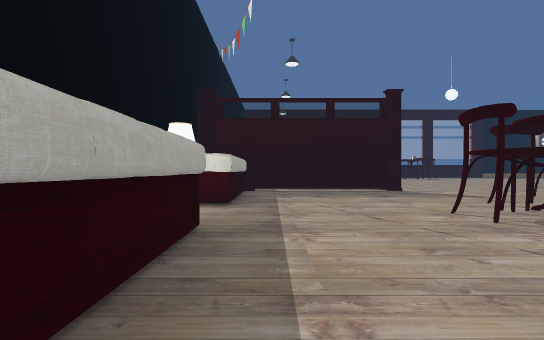
View 1 (above)

24 first-person views from a walk through a 3-D level made in the Unity game engine. The camera is 1.3 m above the floor, looks level and sees 85° across. The floor is counted in squares, 2 m on a side. Each view is taken from the middle of a square. On the plan, view 1 faces up. The plan holds only what a view shows up to about 9 squares ahead; the rest is blank. The place goes on beyond the plan. The player character is not drawn. Some surface patterns are stand-ins.

View 2
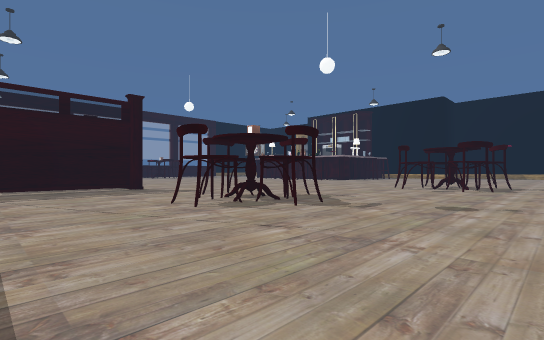

View 3
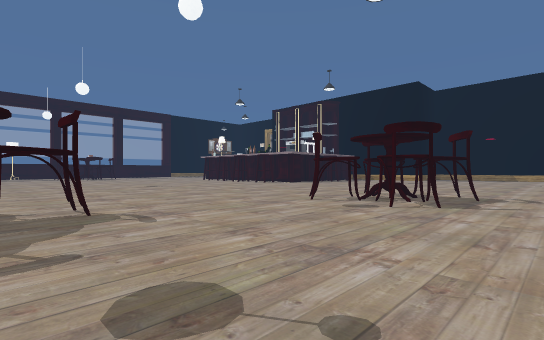

View 4
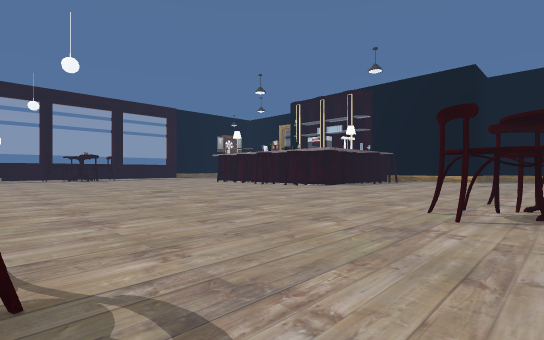

View 5
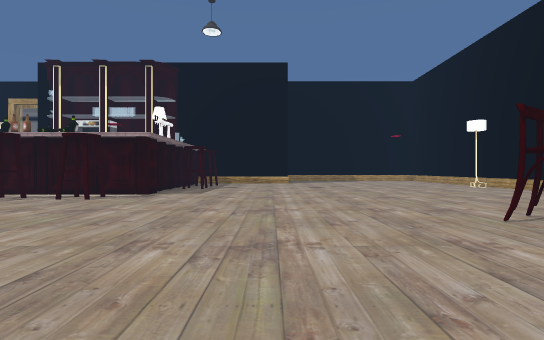

View 6
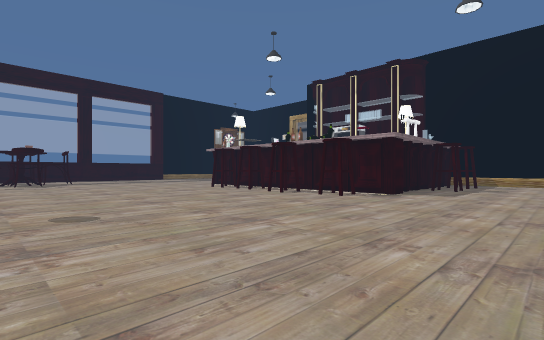

View 7
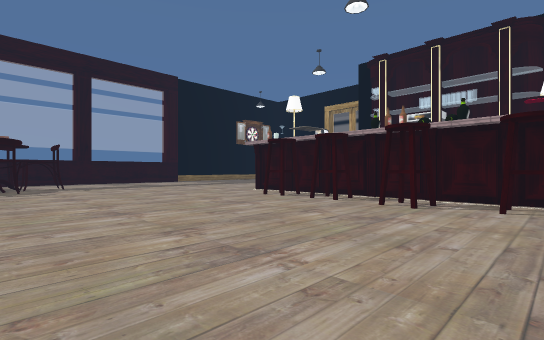

View 8
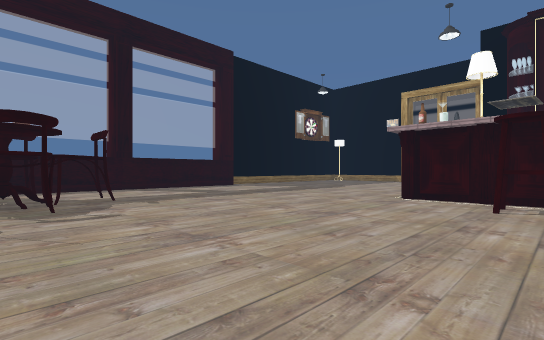

View 9
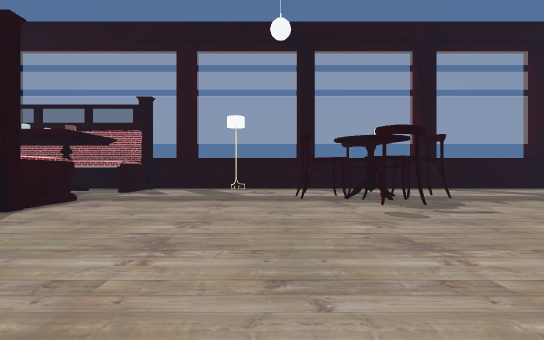

View 10
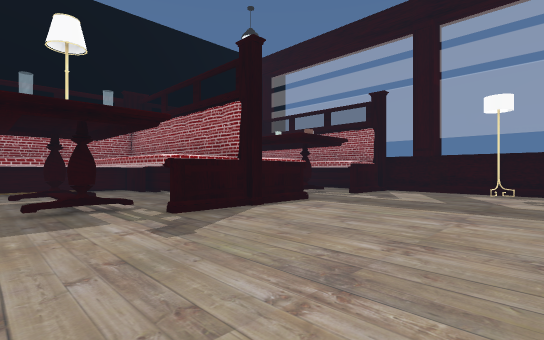

View 11
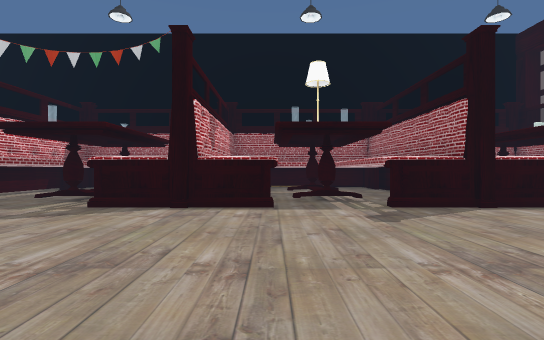

View 12
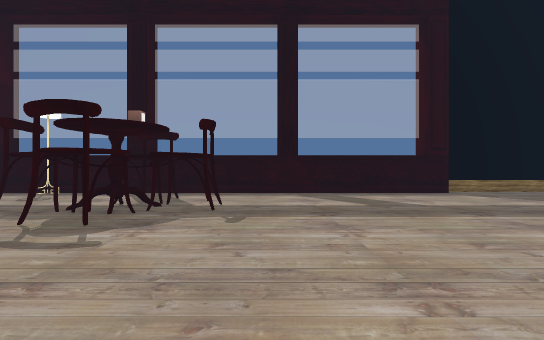

View 13
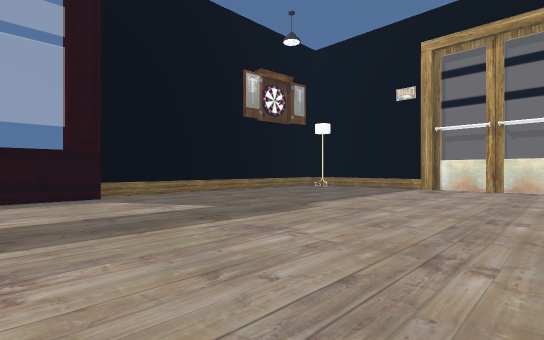

View 14
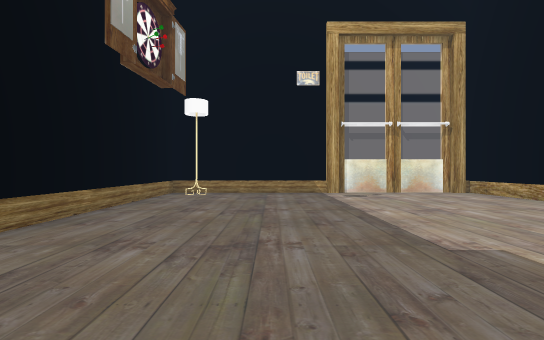

View 15
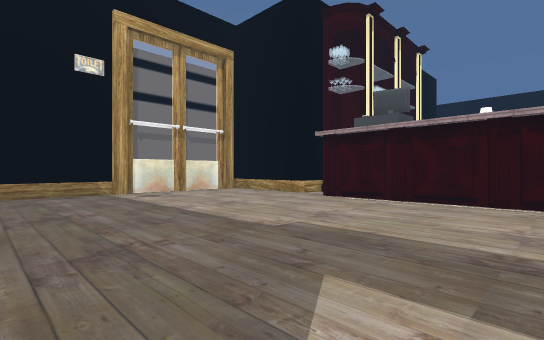

View 16
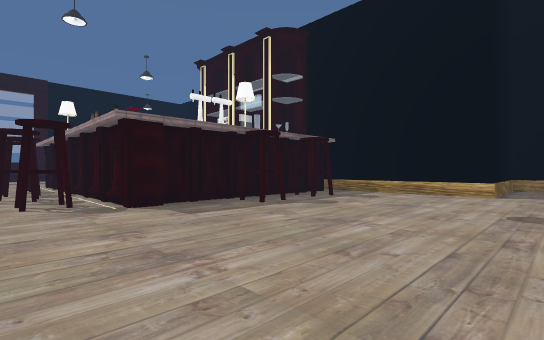

View 17
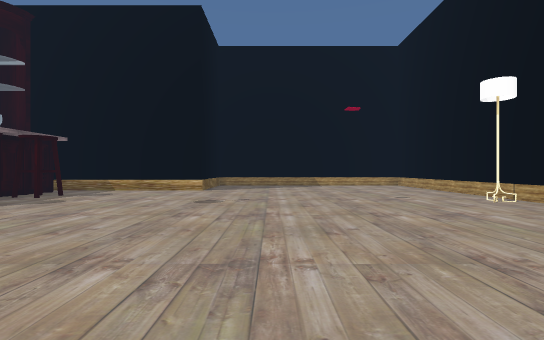

View 18
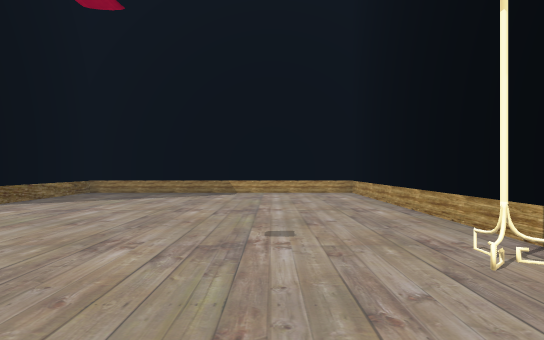

View 19
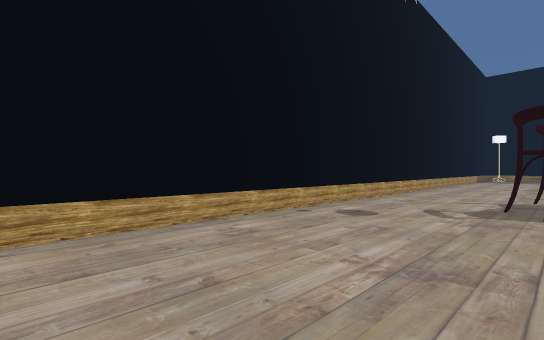

View 20
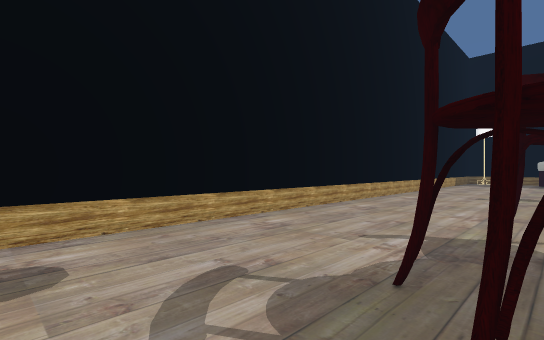

View 21
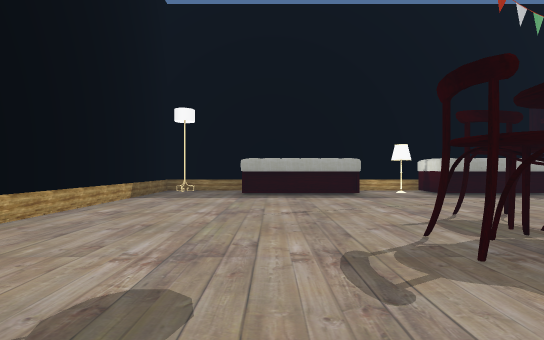

View 22
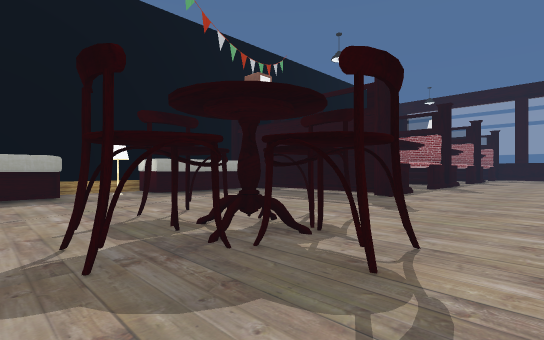

View 23
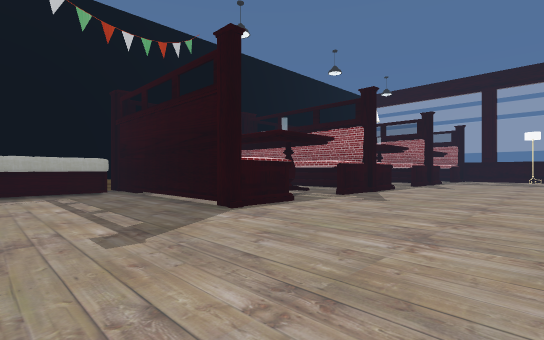

View 24
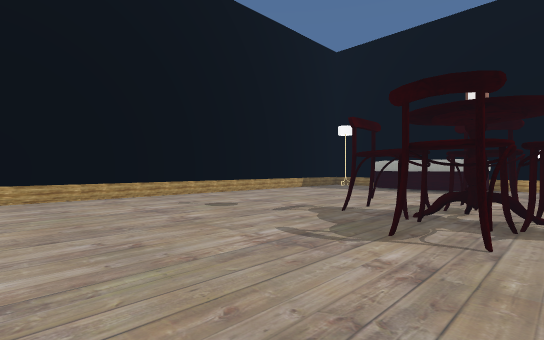

### Floor plan
Points are (right, up) in squares from view 1. A wall is a line through its corners. A room is listed if a view was taken in it or the views show most of it. See-through windows are left out.
Room 1 (views 1, 2, 3, 4, 5, 6, 7, 8, 9, 10, 11, 12, 13, 14, 15, 16, 17, 18, 19, 20, 21, 22, 23, 24)
walls: (17.5, 9.1) (16.9, 9.1) (16.9, 17.8); (3.8, 10.9) (3.8, 9.4); (4, 9.1) (-1.6, 9.1); (18.2, 17.7) (22.5, 17.7); (3.8, 16) (3.8, 12.7) (2.3, 12.7); (4.4, 4.6) (4.6, 4) (4, 4.1); (4.6, 4.2) (4.7, 3.7); (4.5, 4.1) (3.9, 4); (4.5, 4.1) (4.2, 3.9); (22.8, 9.5) (17.5, 9.5); (10.4, 21.9) (9.8, 22); (10.4, 21.9) (9.8, 21.9); (10.4, 22) (10, 22); (10.6, 22.1) (10.1, 21.8); (3.9, 20.1) (3.8, 19.4); (23.4, 17.3) (26.5, 17.3) (26.5, 25.8) (18, 25.8); (-0.8, 8.5) (-0.8, 5.4) (-2, 5.4); (-0.9, 8.6) (-0.9, 5.4); (-0.6, 7) (-0.8, 5.9); (3.8, 21.4) (3.8, 18) (2.1, 18); (-0.8, 5.2) (-1.6, 5.2); (-0.7, 3.4) (-0.7, 1.7); (-0.9, 3.3) (-0.9, 0.2); (-0.7, 2.9) (-0.9, 2.2); (-2.3, 5.4) (-2.3, 3.5); (18, 25.4) (4.6, 25.4); (-0.6, 1.8) (-0.8, 1.3) (-0.5, 0.8); (-0.6, 1.8) (-0.8, 0.7); (20.4, -2.3) (26.5, -2.3) (26.5, 5.2) (23.4, 5.2) (23.4, 8.4); (-0.8, 1.8) (-0.6, 0.7); (3.8, 24.5) (3.8, 23.4); (-1.4, -2.3) (17.9, -2.3)
low walls: (4.5, 4.1) (4, 3.9); (10.5, 21.5) (10.4, 21.9); (10.6, 22.1) (9.8, 21.8)
ways out: opening at (23, 17)
objects: lamp (-2, -2); lamp (-1, 5); chair (3, 4); chair (4, 3) to (5, 3); chair (4, 5) to (5, 5); chair (5, 4) to (6, 4); lamp (7, 25); chair (9, 22); chair (10, 21) to (11, 21); chair (10, 23) to (11, 23); chair (11, 1); chair (11, 3); chair (11, 22) to (12, 22); chair (12, 1) to (13, 1); chair (12, 2) to (13, 3); chair (16, 10); chair (16, 12); chair (16, 14); chair (16, 15); chair (19, 9); lamp (20, -2); chair (21, 9); lamp (26, 25)

Where each view was taken, in squares from view 1:
view 1: 0 up, 0 right, facing up
view 2: 1 down, 0 right, facing up-right
view 3: 1 down, 5 right, facing up-right
view 4: 2 up, 6 right, facing up-right
view 5: 6 up, 9 right, facing right
view 6: 6 up, 9 right, facing up-right
view 7: 10 up, 10 right, facing up-right
view 8: 15 up, 10 right, facing up-right
view 9: 15 up, 8 right, facing up
view 10: 16 up, 8 right, facing up-left
view 11: 16 up, 9 right, facing left
view 12: 17 up, 13 right, facing up
view 13: 18 up, 16 right, facing up-right
view 14: 23 up, 18 right, facing right
view 15: 24 up, 18 right, facing down-right
view 16: 4 up, 15 right, facing up-right
view 17: 3 up, 14 right, facing right
view 18: 0 up, 18 right, facing right
view 19: 1 up, 18 right, facing down-left
view 20: 1 up, 14 right, facing down-left
view 21: 1 up, 7 right, facing left
view 22: 2 up, 7 right, facing up-left
view 23: 6 up, 8 right, facing up-left
view 24: 5 up, 9 right, facing down-left
